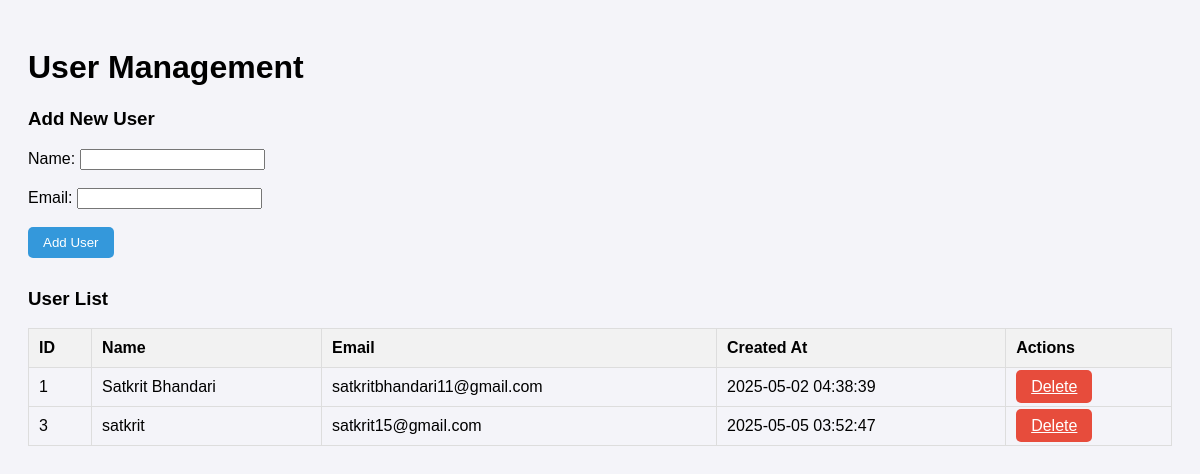
/usersadminaccess.php, run on the app's committed database.
### tables this page shows
CREATE TABLE `users` (
  `id` int(11) NOT NULL,
  `Name` varchar(100) NOT NULL,
  `Email` varchar(100) NOT NULL,
  `Phone` varchar(200) NOT NULL,
  `password` varchar(255) NOT NULL,
  `created_at` timestamp NOT NULL DEFAULT current_timestamp(),
  `reset_token` varchar(255) DEFAULT NULL,
  `reset_token_expiry` datetime DEFAULT NULL
);

### usersadminaccess.php (the view, shortened to what this page needs)
<?php
$servername = "localhost";
$username = "root";
$password = "";
$dbname = "user_db";
$conn = new mysqli($servername, $username, $password, $dbname);
$sql = "SELECT id, name, email, created_at FROM users";
$result = $conn->query($sql);
?>
<!DOCTYPE html>
<html lang="en">
<head>
</head>
<body>
<h1>User Management</h1>
<div class="form-container">
    <h3>Add New User</h3>
    <form method="POST" action="">
        <label for="name">Name:</label>
        <input type="text" id="name" name="name" required><br><br>
        <label for="email">Email:</label>
        <input type="email" id="email" name="email" required><br><br>
        <button type="submit" name="add_user" class="btn">Add User</button>
    </form>
</div>
<h3>User List</h3>
<table>
    <thead>
        <tr>
            <th>ID</th>
            <th>Name</th>
            <th>Email</th>
            <th>Created At</th>
            <th>Actions</th>
        </tr>
    </thead>
    <tbody>
        <?php
        if ($result->num_rows > 0) {
            while($row = $result->fetch_assoc()) {
                echo "<tr>
                        <td>" . $row['id'] . "</td>
                        <td>" . $row['name'] . "</td>
                        <td>" . $row['email'] . "</td>
                        <td>" . $row['created_at'] . "</td>
                        <td>
                            <a href='?delete_id=" . $row['id'] . "' class='btn btn-danger'>Delete</a>
                        </td>
                      </tr>";
            }
        } else {
            echo "<tr><td colspan='5'>No users found</td></tr>";
        }
        ?>
    </tbody>
</table>
</body>
</html>

### usersadminaccess.php (style rules this page uses)
body { font-family: Arial, sans-serif; background-color: #f4f4f9; padding: 20px; }
table { width: 100%; border-collapse: collapse; margin-bottom: 20px; }
table, th, td { border: 1px solid #ddd; }
th, td { padding: 10px; text-align: left; }
th { background-color: #f2f2f2; }
.btn { padding: 8px 15px; background-color: #3498db; color: white; border: none; border-radius: 5px; cursor: pointer; }
.btn-danger { background-color: #e74c3c; }
.form-container { margin-bottom: 30px; }

### data on the page
users: Id "1", Name "Satkrit Bhandari", Email "satkritbhandari11@gmail.com", created_at "2025-05-02 04:38:39"
users: Id "3", Name "satkrit", Email "satkrit15@gmail.com", created_at "2025-05-05 03:52:47"
